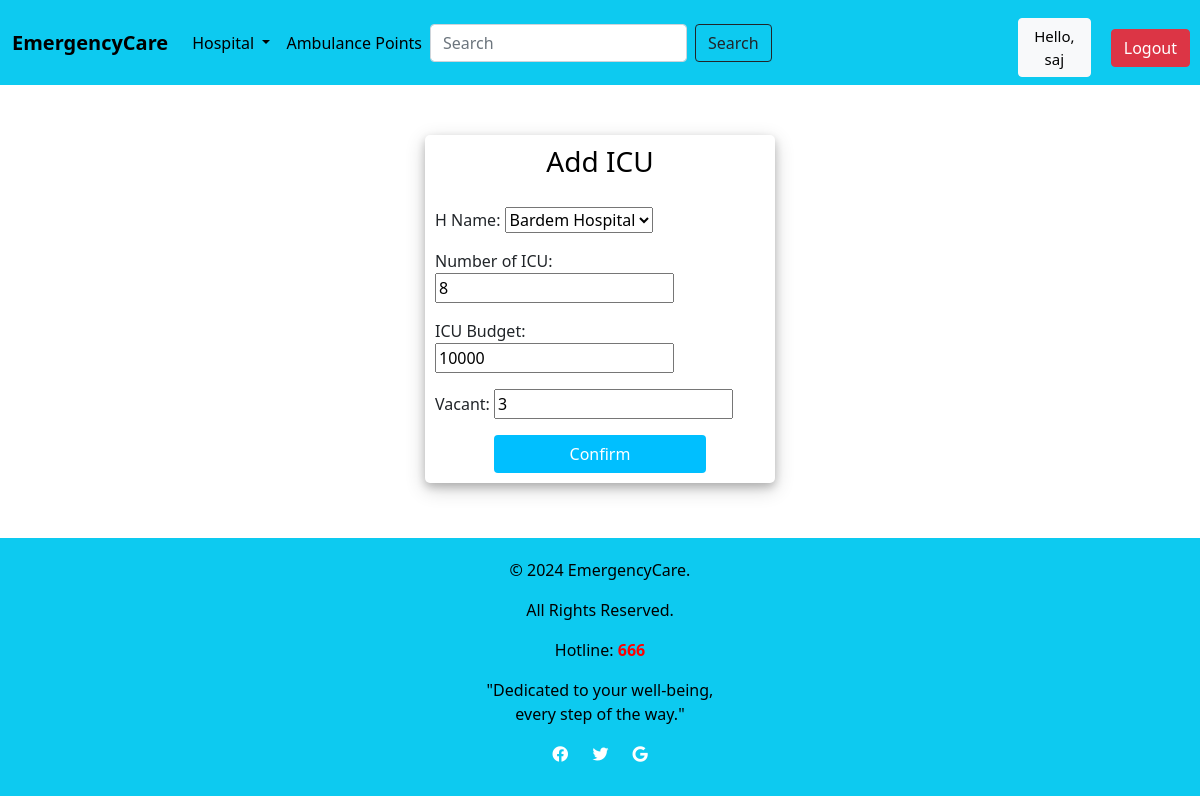
The app's page /update_ICU/2 (signed in) with its own data.
### Location/models.py (models this page shows, shortened)
class ICUVacancy(models.Model):
    H_Name = models.ForeignKey(Hospital, on_delete=models.CASCADE)
    Number_of_ICU = models.IntegerField(blank=True, null=True)
    ICU_Budget = models.IntegerField(blank=True, null=True)
    Vacant = models.CharField(max_length=200,blank=True, null=True)

### EMCSystem/decorators.py (the view)
        def wrapper_func(request, *args, **kwargs):
            group = None
            if request.user.groups.exists():
                group = request.user.groups.all()[0].name
            if group in allowed_roles:
                return view_func(request, *args, **kwargs)
            else:
                return HttpResponse("You are not authorized to view this page")

### Location/forms.py
class ICUForm(ModelForm):
    class Meta:
        model = ICUVacancy
        fields = '__all__'

### Location/models.py (called while the page is built)
    def __str__(self):
        return self.H_name

### Location/views.py (called while the page is built)
@allowed_user(allowed_roles=['Admin'])
def update_ICU(request, id):
    icuvac = ICUVacancy.objects.get(pk = id)
    form = ICUForm(instance=icuvac)
    if request.method == 'POST':
        form = ICUForm(request.POST, request.FILES, instance=icuvac)
        if form.is_valid():
            form.save()
            return redirect('ICUVac')
    context = {'form':form}
    return render(request, template_name='hospital/add_ICU.html', context=context)

### templates/hospital/add_ICU.html (shortened to what this page needs)
 {% extends 'hospital/Services.html' %}
 {% block content %}
 {% load static %}
 <div class="container h-100">
		<div class="d-flex justify-content-center h-100">
			<div class="user_card">
				<div class="d-flex justify-content-center">
					<h3 id="form-title">Add ICU</h3>
				</div>
				<div class="d-flex justify-content-center form_container">
					<form action="" method="POST" enctype="multipart/form-data" >
                      {{form.as_p}}
                      <div class="d-flex justify-content-center mt-3 login_container">
				 				<input class="btn login_btn" type="submit" value="Confirm">
				   			</div>
                    </form>
				</div>
			</div>
		</div>
 </div>
 {% endblock %}

### templates/hospital/Navbar.html (shortened to what this page needs)
{% load static %}
  <head>
    <link href="https://cdn.jsdelivr.net/npm/bootstrap@5.0.2/dist/css/bootstrap.min.css" rel="stylesheet">
  </head>
  <body>
<nav class="navbar navbar-expand-md navbar-info bg-info">
    <div class="container-fluid">
<a class="navbar-brand" href="{% url 'Home' %}" style="color: #000"><b>EmergencyCare</b>
</a>
        <div class="collapse navbar-collapse" id="navbarNav">
            <ul class="navbar-nav">
                <li class="nav-item dropdown">
                    <a href="#" class="nav-link dropdown-toggle" style="color: black;" role="button"
                    data-bs-toggle="dropdown"
                    aria-expanded="false">
                        Hospital
                    </a>
                </li>
                <li class="nav-item active">
                    <a href="{% url 'Ambulance' %}" class="nav-link" style="color: black;">
                        Ambulance Points
                    </a>
                </li>
            </ul>
           <form class="d-flex" role="search" method="POST" action="{% url 'search' %}">
            <input class="form-control me-2" type="search" placeholder="Search" aria-label="Search" name="Search">
            <input type="submit" class="btn btn-outline-dark" value="Search">
          </form>
        </div>
    </div>
  <span><a class="btn btn-light" href="{% url 'Users' %}" style=" font-size: 15px; color: #000; margin-right: 20px; margin-top: 10px">Hello, {{request.user}}</a></span>
<span><a class="btn btn-danger" href="{% url 'logout' %}" style="margin-right: 10px; margin-top: 10px" >Logout</a></span>
</nav>
  </body>

### templates/hospital/Navbar.html (style rules this page uses)
.btn-light { font-size: 15px; color: #000; margin-right: 20px; }

### templates/hospital/add_ICU.html (style rules this page uses)
.user_card { width: 350px; margin-top: 50px; margin-bottom: 5px; background: #FFFFFF; position: relative; display: flex; justify-content: center; flex-direction: column; padding: 10px; box-shadow: 0 4px 8px 0 rgba(0, 0, 0, 0.2), 0 6px 20px 0 rgba(0, 0, 0, 0.19); -webkit-box-shadow: 0 4px 8px 0 rgba(0, 0, 0, 0.2), 0 6px 20px 0 rgba(0, 0, 0, 0.19); -moz-box-shadow: 0 4px 8px 0 rgba(0, 0, 0, 0.2), 0 6px 20px 0 rgba(0, 0, 0, 0.19); border-radius: 5px; }
.form_container { margin-top: 20px; }
#form-title { color: #000000; }
.login_btn { width: 80%; background: #00BFFF !important; color: white !important; }
.login_container { padding: 0 2rem; }

### records on screen
ICUVacancy: H_Name "Bardem Hospital", Number_of_ICU "8", ICU_Budget "10000", Vacant "3"

### other values on screen
{{ request.user }} "saj"
